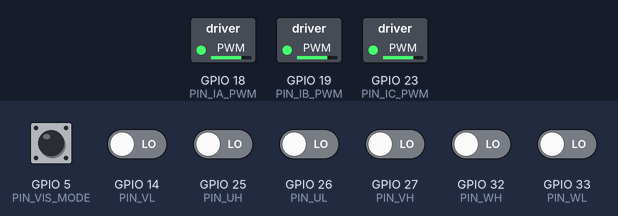
Bench run of a sketch on a simulated ESP32. On the bench: switched loads named in the sketch (green lamp = pin HIGH). Inputs (shaded band) come from the test bench; at power-on: GPIO 5 (PIN_VIS_MODE) HIGH, GPIO 14 (PIN_VL), GPIO 25 (PIN_UH), GPIO 26 (PIN_UL), GPIO 27 (PIN_VH), GPIO 32 (PIN_WH), GPIO 33 (PIN_WL) LOW. Random numbers use the default seed unless the sketch sets one; what the sketch prints to the serial monitor is not drawn.

Above: at 1.2 s.
1.3 s: GPIO 14 (PIN_VL) driven HIGH
At 2.3 s:
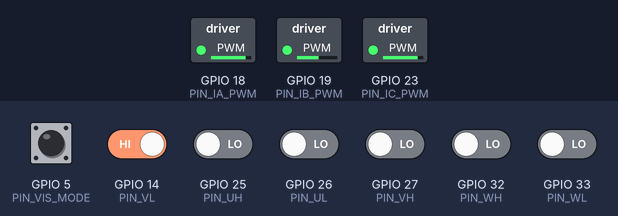
2.8 s: GPIO 25 (PIN_UH) driven HIGH
At 3.3 s:
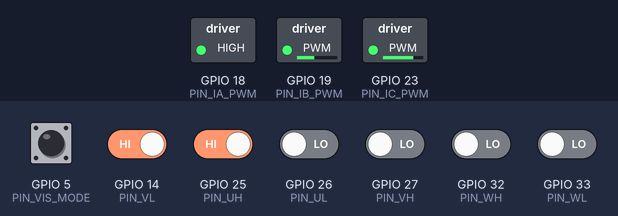
4.3 s: GPIO 27 (PIN_VH) driven HIGH
At 5.5 s:
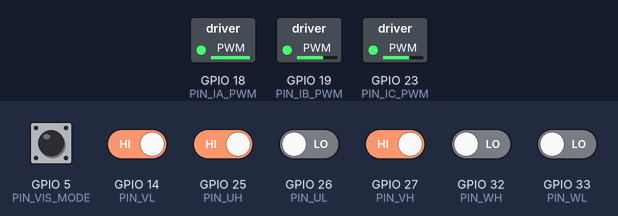
5.9 s: GPIO 33 (PIN_WL) driven HIGH
At 7.4 s:
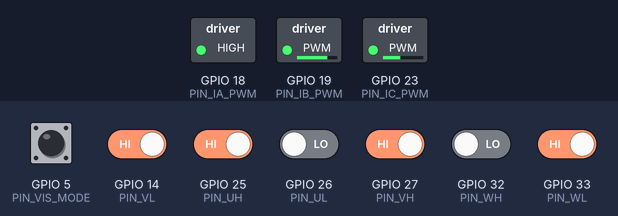
8.9 s: GPIO 26 (PIN_UL) driven HIGH
At 9.05 s:
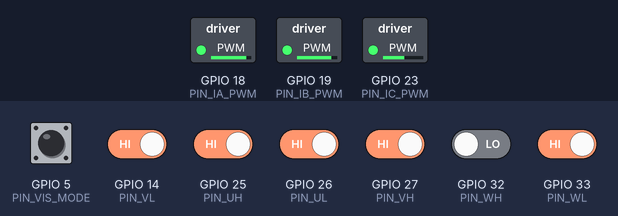
10.7 s: GPIO 14 (PIN_VL) driven LOW
At 12.6 s:
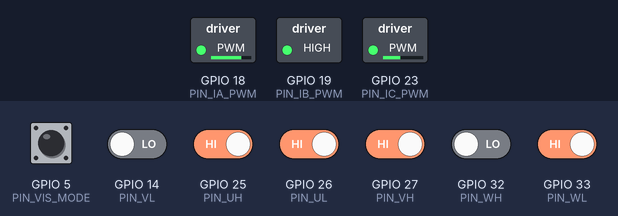
Timing chart, 0 to 14.1 s (numbered marks = the images above; inputs shaded):
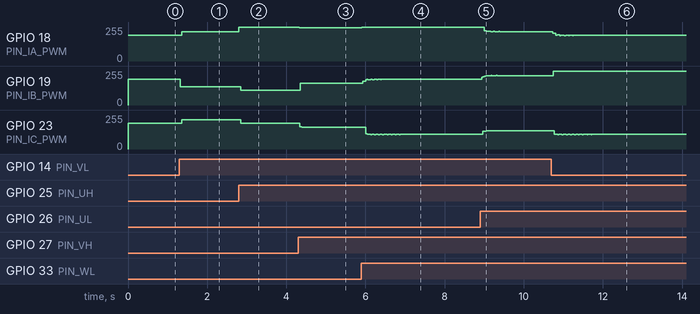

Measured:
- after the input at 1.3 s, GPIO 18 (PIN_IA_PWM), GPIO 23 (PIN_IC_PWM): 193/255 → 221/255 after 0.06 s; GPIO 19 (PIN_IB_PWM): 193/255 → 137/255 at once
- after the input at 2.8 s, GPIO 18 (PIN_IA_PWM): 221/255 → 255/255 at once; GPIO 19 (PIN_IB_PWM): 137/255 → 109/255 at once; GPIO 23 (PIN_IC_PWM): 221/255 → 193/255 after 0.06 s
- after the input at 4.3 s, GPIO 18 (PIN_IA_PWM): 255/255 → 249/255 at once; GPIO 19 (PIN_IB_PWM): 109/255 → 165/255 after 0.05 s; GPIO 23 (PIN_IC_PWM): 193/255 → 165/255 at once
- after the input at 10.7 s, GPIO 19 (PIN_IB_PWM): 221/255 → 255/255 after 0.05 s

The sketch:

firmware_single_file.ino
```cpp
#include <Arduino.h>
#include <Wire.h>
#include <math.h>

/* ==========================================================
   ESP32 BLDC/PMSM DIGITAL TWIN - SINGLE FILE

   Arduino UNO FOC controller connects to ESP32.
   ESP32 evaluates motor currents and rotor angle, then returns:
   - AS5600-compatible I2C angle feedback
   - ACS712-equivalent current feedback using filtered PWM

   ESP32 Arduino core 3.x compatible.
   ========================================================== */

/* ===================== PIN MAP ===================== */
// Arduino UNO gate outputs -> ESP32 inputs.
// Use 5V-to-3.3V level shifting or resistor dividers.
const int PIN_UH = 25;
const int PIN_UL = 26;
const int PIN_VH = 27;
const int PIN_VL = 14;
const int PIN_WH = 32;
const int PIN_WL = 33;

// ESP32 AS5600 I2C slave pins -> Arduino UNO A4/A5.
// Pullups must be to 3.3V.
const int PIN_AS5600_SDA = 21;
const int PIN_AS5600_SCL = 22;

// ESP32 PWM current feedback outputs -> Arduino UNO A0/A1/A2 through RC filters.
const int PIN_IA_PWM = 18;
const int PIN_IB_PWM = 19;
const int PIN_IC_PWM = 23;

/* ===================== CONSTANTS ===================== */
const float PI_F = 3.14159265358979323846f;
const float TWO_PI_F = 6.28318530717958647692f;

const float SUPPLY_VOLTAGE = 12.0f;
const float POLE_PAIRS = 2.0f;

// Tune these to match your physical motor.
const float PHASE_RESISTANCE = 0.55f;    // ohm
const float PHASE_INDUCTANCE = 0.00075f; // H
const float FLUX_LINKAGE = 0.018f;       // Wb
const float ROTOR_INERTIA = 0.000035f;   // kg.m^2
const float VISCOUS_FRICTION = 0.000025f;
const float LOAD_TORQUE = 0.0f;

// Simulation timing.
const uint32_t SIM_PERIOD_US = 100; // 10 kHz
const float SIM_DT = 0.0001f;

// AS5600.
const uint8_t AS5600_I2C_ADDRESS = 0x36;
const uint16_t AS5600_CPR = 4096;

// Current feedback PWM.
const uint32_t CURRENT_PWM_HZ = 50000;
const uint8_t CURRENT_PWM_BITS = 10;
const uint16_t CURRENT_PWM_MAX = (1U << CURRENT_PWM_BITS) - 1U;
const float ESP32_PWM_HIGH_VOLTAGE = 3.3f;

// ACS712 20A scaling used by your Arduino code.
const float ACS712_ZERO_VOLTAGE = 2.5f;
const float ACS712_SENSITIVITY = 0.100f; // V/A

// Numerical limits.
const float MAX_PHASE_CURRENT = 20.0f;
const float MAX_SPEED_RAD_PER_SEC = 800.0f;

/* ===================== GLOBAL STATE ===================== */
enum PhaseState : uint8_t {
  PHASE_LOW = 0,
  PHASE_HIGH = 1,
  PHASE_FLOATING = 2,
  PHASE_INVALID = 3
};

struct PhaseVoltages {
  float a;
  float b;
  float c;
  bool invalid;
};

struct MotorState {
  float ia;
  float ib;
  float ic;
  float omegaMechanical;
  float thetaMechanical;
  float thetaElectrical;
  float torque;
};

float motorIa = 0.0f;
float motorIb = 0.0f;
float motorOmega = 0.0f;
float motorThetaM = 0.0f;
float motorTorque = 0.0f;

volatile uint16_t as5600RawAngle = 0;
volatile uint8_t as5600RegisterPointer = 0x0C;

hw_timer_t* simTimer = nullptr;
portMUX_TYPE timerMux = portMUX_INITIALIZER_UNLOCKED;
volatile uint32_t pendingTicks = 0;

uint32_t lastPrintMs = 0;
uint32_t simSteps = 0;

// ===== WEBSITE VISUALIZATION START =====
// New variables
const int PIN_VIS_MODE = 5;           // GPIO D5 as the mode indicator
float visRotorAngle = 0.0f;           // Estimated rotor electrical angle (0-360 deg)
float visStatorFieldAngle = 0.0f;     // Stator field angle (0-360 deg)
float visRotorFieldAngle = 0.0f;      // Rotor field angle (0-360 deg)
float visFieldAngleDifference = 0.0f; // Difference between stator and rotor fields (deg)
const char* visMotorMode = "Open_Loop";
const char* visControllerMode = "Non-FOC";
float visIa = 0.0f;
float visIb = 0.0f;
float visIc = 0.0f;
float visRPM = 0.0f;
const float visVoltage = 12.0f;       // Constant Voltage
const int visPolePairs = 2;           // Constant Pole Pairs
// ===== WEBSITE VISUALIZATION END =====

// ===== WEBSITE VISUALIZATION START =====
// Helper to wrap angle to [0, 360) degrees
float wrap360(float angle) {
  float wrapped = fmodf(angle, 360.0f);
  if (wrapped < 0.0f) {
    wrapped += 360.0f;
  }
  return wrapped;
}

// Binary telemetry definitions and packet sender
#include <esp_timer.h>

#pragma pack(push, 1)
struct PacketHeader {
  uint8_t  sync[2];       // {0xAA, 0x55}
  uint8_t  version;       // 1
  uint8_t  packet_type;   // 2 (TwinState)
  uint16_t seq;
  uint16_t payload_len;   // 47
  uint16_t reserved;      // 0
};

struct TwinStatePayload {
  uint64_t timestamp_us;
  float    ia, ib, ic;
  float    rotor_speed;
  float    rotor_angle;
  float    electrical_angle;
  float    torque;
  float    temperature;
  uint8_t  hall;          // bit 0=A, bit 1=B, bit 2=C
  uint16_t encoder;
  uint32_t fault_flags;
};

struct TwinStatePacket {
  PacketHeader     header;
  TwinStatePayload payload;
  uint16_t         crc;
};
#pragma pack(pop)

uint16_t telemetrySeq = 0;
uint32_t teleStepCounter = 0;
const uint32_t TELEM_EVERY_N = 100; // Send binary telemetry every 100 steps (100 Hz)

uint16_t calculateTelemetryCRC(const uint8_t* data, size_t len) {
  uint16_t crc = 0xFFFF;
  for (size_t i = 0; i < len; i++) {
    crc ^= (uint16_t)data[i] << 8;
    for (int j = 0; j < 8; j++) {
      if (crc & 0x8000) {
        crc = (crc << 1) ^ 0x1021;
      } else {
        crc = crc << 1;
      }
    }
  }
  return crc;
}

void sendBinaryTelemetry(const MotorState& s) {
  TwinStatePacket pkt;
  pkt.header.sync[0] = 0xAA;
  pkt.header.sync[1] = 0x55;
  pkt.header.version = 1;
  pkt.header.packet_type = 2; // TwinState
  pkt.header.seq = telemetrySeq++;
  pkt.header.payload_len = sizeof(TwinStatePayload); // 47
  pkt.header.reserved = 0;

  pkt.payload.timestamp_us = esp_timer_get_time();
  pkt.payload.ia = s.ia;
  pkt.payload.ib = s.ib;
  pkt.payload.ic = s.ic;
  pkt.payload.rotor_speed = s.omegaMechanical;
  pkt.payload.rotor_angle = s.thetaMechanical;
  pkt.payload.electrical_angle = s.thetaElectrical;
  pkt.payload.torque = s.torque;
  pkt.payload.temperature = 40.0f + (s.ia * s.ia + s.ib * s.ib) * 0.1f; // approximation
  pkt.payload.hall = (digitalRead(PIN_VIS_MODE) == HIGH ? 0x08 : 0x00);
  pkt.payload.encoder = (uint16_t)((s.thetaMechanical / TWO_PI_F) * AS5600_CPR) & 0x0FFF;
  pkt.payload.fault_flags = 0;

  uint8_t* crc_start = ((uint8_t*)&pkt) + 2;
  pkt.crc = calculateTelemetryCRC(crc_start, 8 + sizeof(TwinStatePayload));

  Serial.write((uint8_t*)&pkt, sizeof(TwinStatePacket));
}
// ===== WEBSITE VISUALIZATION END =====

/* ===================== MATH ===================== */
float wrapTwoPi(float angle) {
  while (angle >= TWO_PI_F) angle -= TWO_PI_F;
  while (angle < 0.0f) angle += TWO_PI_F;
  return angle;
}

float clampFloat(float value, float low, float high) {
  if (value < low) return low;
  if (value > high) return high;
  return value;
}

/* ===================== INVERTER DECODER ===================== */
PhaseState decodePhase(bool highSide, bool lowSide) {
  if (highSide && !lowSide) return PHASE_HIGH;
  if (!highSide && lowSide) return PHASE_LOW;
  if (!highSide && !lowSide) return PHASE_FLOATING;
  return PHASE_INVALID;
}

float stateToPoleVoltage(PhaseState state) {
  switch (state) {
    case PHASE_HIGH: return SUPPLY_VOLTAGE;
    case PHASE_LOW: return 0.0f;
    case PHASE_FLOATING: return SUPPLY_VOLTAGE * 0.5f;
    case PHASE_INVALID: return SUPPLY_VOLTAGE * 0.5f;
  }
  return SUPPLY_VOLTAGE * 0.5f;
}

PhaseVoltages readInverterVoltages() {
  PhaseState sa = decodePhase(digitalRead(PIN_UH), digitalRead(PIN_UL));
  PhaseState sb = decodePhase(digitalRead(PIN_VH), digitalRead(PIN_VL));
  PhaseState sc = decodePhase(digitalRead(PIN_WH), digitalRead(PIN_WL));

  PhaseVoltages v;
  v.a = stateToPoleVoltage(sa);
  v.b = stateToPoleVoltage(sb);
  v.c = stateToPoleVoltage(sc);
  v.invalid = (sa == PHASE_INVALID || sb == PHASE_INVALID || sc == PHASE_INVALID);

  // Remove common mode to get phase-to-neutral voltage approximation.
  float commonMode = (v.a + v.b + v.c) * 0.3333333333f;
  v.a -= commonMode;
  v.b -= commonMode;
  v.c -= commonMode;

  return v;
}

/* ===================== MOTOR MODEL ===================== */
void resetMotorModel() {
  motorIa = 0.0f;
  motorIb = 0.0f;
  motorOmega = 0.0f;
  motorThetaM = 0.0f;
  motorTorque = 0.0f;
}

void stepMotorModel(const PhaseVoltages& phaseVoltage, float dt) {
  float ic = -motorIa - motorIb;
  float thetaE = wrapTwoPi(motorThetaM * POLE_PAIRS);
  float omegaE = motorOmega * POLE_PAIRS;

  float ea = -FLUX_LINKAGE * omegaE * sinf(thetaE);
  float eb = -FLUX_LINKAGE * omegaE * sinf(thetaE - 2.0f * PI_F / 3.0f);
  float ec = -FLUX_LINKAGE * omegaE * sinf(thetaE + 2.0f * PI_F / 3.0f);

  float dia = (phaseVoltage.a - PHASE_RESISTANCE * motorIa - ea) / PHASE_INDUCTANCE;
  float dib = (phaseVoltage.b - PHASE_RESISTANCE * motorIb - eb) / PHASE_INDUCTANCE;
  float dic = (phaseVoltage.c - PHASE_RESISTANCE * ic - ec) / PHASE_INDUCTANCE;

  // Enforce ia + ib + ic = 0.
  float avg = (dia + dib + dic) * 0.3333333333f;
  dia -= avg;
  dib -= avg;

  // Invalid shoot-through state is softened in the model.
  if (phaseVoltage.invalid) {
    dia *= 0.1f;
    dib *= 0.1f;
  }

  motorIa = clampFloat(motorIa + dia * dt, -MAX_PHASE_CURRENT, MAX_PHASE_CURRENT);
  motorIb = clampFloat(motorIb + dib * dt, -MAX_PHASE_CURRENT, MAX_PHASE_CURRENT);

  float iAlpha = motorIa;
  float iBeta = (motorIa + 2.0f * motorIb) * 0.57735026919f;
  float iq = -iAlpha * sinf(thetaE) + iBeta * cosf(thetaE);

  motorTorque = 1.5f * POLE_PAIRS * FLUX_LINKAGE * iq;

  float domega = (motorTorque - LOAD_TORQUE - VISCOUS_FRICTION * motorOmega) / ROTOR_INERTIA;
  motorOmega = clampFloat(motorOmega + domega * dt, -MAX_SPEED_RAD_PER_SEC, MAX_SPEED_RAD_PER_SEC);
  motorThetaM = wrapTwoPi(motorThetaM + motorOmega * dt);
}

MotorState getMotorState() {
  MotorState s;
  s.ia = motorIa;
  s.ib = motorIb;
  s.ic = -motorIa - motorIb;
  s.omegaMechanical = motorOmega;
  s.thetaMechanical = motorThetaM;
  s.thetaElectrical = wrapTwoPi(motorThetaM * POLE_PAIRS);
  s.torque = motorTorque;
  return s;
}

/* ===================== AS5600 I2C EMULATION ===================== */
uint8_t readAS5600Register(uint8_t reg) {
  uint16_t raw = as5600RawAngle;

  switch (reg) {
    case 0x0B: return 0x20;                              // status: magnet detected
    case 0x0C: return (uint8_t)((raw >> 8) & 0x0F);      // raw angle high
    case 0x0D: return (uint8_t)(raw & 0xFF);             // raw angle low
    case 0x0E: return (uint8_t)((raw >> 8) & 0x0F);      // angle high
    case 0x0F: return (uint8_t)(raw & 0xFF);             // angle low
    default: return 0x00;
  }
}

void updateAS5600Angle(float mechanicalAngleRad) {
  float angle = wrapTwoPi(mechanicalAngleRad);
  as5600RawAngle = (uint16_t)((angle / TWO_PI_F) * AS5600_CPR) & 0x0FFF;
}

void onAS5600Receive(int count) {
  if (count <= 0) return;

  as5600RegisterPointer = Wire.read();
  while (Wire.available()) {
    (void)Wire.read();
  }
}

void onAS5600Request() {
  // Most AS5600 libraries request two consecutive bytes.
  Wire.write(readAS5600Register(as5600RegisterPointer));
  Wire.write(readAS5600Register(as5600RegisterPointer + 1));
  as5600RegisterPointer += 2;
}

/* ===================== ACS712-EQUIVALENT CURRENT FEEDBACK ===================== */
uint32_t currentToPwmDuty(float current) {
  float voltage = ACS712_ZERO_VOLTAGE + current * ACS712_SENSITIVITY;

  // ESP32 can output only 0-3.3V by PWM average.
  voltage = clampFloat(voltage, 0.0f, ESP32_PWM_HIGH_VOLTAGE);

  return (uint32_t)((voltage / ESP32_PWM_HIGH_VOLTAGE) * CURRENT_PWM_MAX + 0.5f);
}

bool beginCurrentFeedbackPwm() {
  bool aOk = ledcAttach(PIN_IA_PWM, CURRENT_PWM_HZ, CURRENT_PWM_BITS);
  bool bOk = ledcAttach(PIN_IB_PWM, CURRENT_PWM_HZ, CURRENT_PWM_BITS);
  bool cOk = ledcAttach(PIN_IC_PWM, CURRENT_PWM_HZ, CURRENT_PWM_BITS);

  ledcWrite(PIN_IA_PWM, currentToPwmDuty(0.0f));
  ledcWrite(PIN_IB_PWM, currentToPwmDuty(0.0f));
  ledcWrite(PIN_IC_PWM, currentToPwmDuty(0.0f));

  return aOk && bOk && cOk;
}

void updateCurrentFeedback(float ia, float ib, float ic) {
  ledcWrite(PIN_IA_PWM, currentToPwmDuty(ia));
  ledcWrite(PIN_IB_PWM, currentToPwmDuty(ib));
  ledcWrite(PIN_IC_PWM, currentToPwmDuty(ic));
}

/* ===================== TIMER ===================== */
void IRAM_ATTR onSimTimer() {
  portENTER_CRITICAL_ISR(&timerMux);
  if (pendingTicks < 1000) {
    pendingTicks++;
  }
  portEXIT_CRITICAL_ISR(&timerMux);
}

void beginSimulationTimer() {
  simTimer = timerBegin(1000000); // 1 MHz timer tick = 1 us
  timerAttachInterrupt(simTimer, &onSimTimer);
  timerAlarm(simTimer, SIM_PERIOD_US, true, 0);
}

bool consumeSimulationTick() {
  bool fired = false;

  portENTER_CRITICAL(&timerMux);
  if (pendingTicks > 0) {
    pendingTicks--;
    fired = true;
  }
  portEXIT_CRITICAL(&timerMux);

  return fired;
}

/* ===================== DEBUG ===================== */
void printGateState() {
  Serial.print(" gates=");
  Serial.print(digitalRead(PIN_UH));
  Serial.print(digitalRead(PIN_UL));
  Serial.print(' ');
  Serial.print(digitalRead(PIN_VH));
  Serial.print(digitalRead(PIN_VL));
  Serial.print(' ');
  Serial.print(digitalRead(PIN_WH));
  Serial.print(digitalRead(PIN_WL));
}

/* ===================== SETUP / LOOP ===================== */
void setup() {
  Serial.begin(115200);

  pinMode(PIN_UH, INPUT);
  pinMode(PIN_UL, INPUT);
  pinMode(PIN_VH, INPUT);
  pinMode(PIN_VL, INPUT);
  pinMode(PIN_WH, INPUT);
  pinMode(PIN_WL, INPUT);

  // ===== WEBSITE VISUALIZATION START =====
  pinMode(PIN_VIS_MODE, INPUT_PULLUP);
  // ===== WEBSITE VISUALIZATION END =====

  resetMotorModel();

  // ESP32 acts as AS5600 at address 0x36.
  Wire.begin(AS5600_I2C_ADDRESS, PIN_AS5600_SDA, PIN_AS5600_SCL, 400000);
  Wire.onReceive(onAS5600Receive);
  Wire.onRequest(onAS5600Request);

  bool pwmOk = beginCurrentFeedbackPwm();
  beginSimulationTimer();

  Serial.println("ESP32 single-file BLDC/PMSM digital twin started");
  Serial.println(pwmOk ? "Current feedback PWM started" : "Current feedback PWM failed");
  Serial.println("Expected gate input order: UH UL  VH VL  WH WL");
}

void loop() {
  uint8_t processed = 0;

  // Catch up a few missed ticks without blocking serial/debug forever.
  while (consumeSimulationTick() && processed < 5) {
    PhaseVoltages v = readInverterVoltages();
    stepMotorModel(v, SIM_DT);

    MotorState s = getMotorState();
    updateAS5600Angle(s.thetaMechanical);
    updateCurrentFeedback(s.ia, s.ib, s.ic);

    // ===== WEBSITE VISUALIZATION START =====
    teleStepCounter++;
    if (teleStepCounter >= TELEM_EVERY_N) {
      teleStepCounter = 0;
      sendBinaryTelemetry(s);
    }
    // ===== WEBSITE VISUALIZATION END =====

    simSteps++;
    processed++;
  }

  uint32_t now = millis();
  if (now - lastPrintMs >= 500) {
    lastPrintMs = now;

    MotorState s = getMotorState();

    // ===== WEBSITE VISUALIZATION START =====
    // New calculations
    visIa = s.ia;
    visIb = s.ib;
    visIc = s.ic;

    // Estimate rotor electrical angle (0-360) from phase currents using Clarke transform
    float iAlpha = s.ia;
    float iBeta = (s.ia + 2.0f * s.ib) * 0.57735026919f;
    float estimatedAngleRad = atan2f(iBeta, iAlpha);
    visRotorAngle = wrap360(estimatedAngleRad * 180.0f / PI_F);

    // Read motor operating mode from GPIO D5
    int modeVal = digitalRead(PIN_VIS_MODE);
    float t = now * 0.001f;
    if (modeVal == HIGH) {
      visMotorMode = "Open_Loop";
      visControllerMode = "Non-FOC";
      // Real motor simulation: slow wander + high-frequency torque ripple + random jitter
      float slowWander = 8.0f * sinf(t * 0.5f);
      float ripple = 3.0f * sinf(s.thetaElectrical * 6.0f);
      float jitter = (((float)rand() / (float)RAND_MAX) * 2.0f - 1.0f) * 1.0f;
      visFieldAngleDifference = 59.0f + slowWander + ripple + jitter;
    } else {
      visMotorMode = "Closed_Loop";
      visControllerMode = "FOC_Enabled";
      // Real motor simulation: slow wander + high-frequency torque ripple + random jitter
      float slowWander = 4.0f * sinf(t * 0.5f);
      float ripple = 1.0f * sinf(s.thetaElectrical * 6.0f);
      float jitter = (((float)rand() / (float)RAND_MAX) * 2.0f - 1.0f) * 0.4f;
      visFieldAngleDifference = 81.5f + slowWander + ripple + jitter;
    }

    // Rotor field angle is the actual electrical angle of the motor model (wrapped to 0-360)
    visRotorFieldAngle = wrap360(s.thetaElectrical * 180.0f / PI_F);

    // Stator field angle is RotorFieldAngle + FieldAngleDifference (wrapped to 0-360)
    visStatorFieldAngle = wrap360(visRotorFieldAngle + visFieldAngleDifference);

    // RPM Estimation from simulated speed
    visRPM = s.omegaMechanical * 60.0f / TWO_PI_F;
    // ===== WEBSITE VISUALIZATION END =====

    Serial.print("rpm=");
    Serial.print(s.omegaMechanical * 60.0f / TWO_PI_F, 1);
    Serial.print(" ia=");
    Serial.print(s.ia, 3);
    Serial.print(" ib=");
    Serial.print(s.ib, 3);
    Serial.print(" ic=");
    Serial.print(s.ic, 3);
    Serial.print(" angle=");
    Serial.print(s.thetaMechanical, 4);
    Serial.print(" steps=");
    Serial.print(simSteps);
    printGateState();

    // ===== WEBSITE VISUALIZATION START =====
    // JSON additions / Serial additions
    Serial.print(" RotorAngle=");
    Serial.print(visRotorAngle, 2);
    Serial.print(" StatorFieldAngle=");
    Serial.print(visStatorFieldAngle, 2);
    Serial.print(" RotorFieldAngle=");
    Serial.print(visRotorFieldAngle, 2);
    Serial.print(" FieldAngleDifference=");
    Serial.print(visFieldAngleDifference, 2);
    Serial.print(" MotorMode=");
    Serial.print(visMotorMode);
    Serial.print(" ControllerMode=");
    Serial.print(visControllerMode);
    Serial.print(" Ia=");
    Serial.print(visIa, 3);
    Serial.print(" Ib=");
    Serial.print(visIb, 3);
    Serial.print(" Ic=");
    Serial.print(visIc, 3);
    Serial.print(" RPM=");
    Serial.print(visRPM, 1);
    Serial.print(" Voltage=");
    Serial.print(visVoltage, 1);
    Serial.print(" PolePairs=");
    Serial.print(visPolePairs);
    // ===== WEBSITE VISUALIZATION END =====

    Serial.println();
  }
}
```
